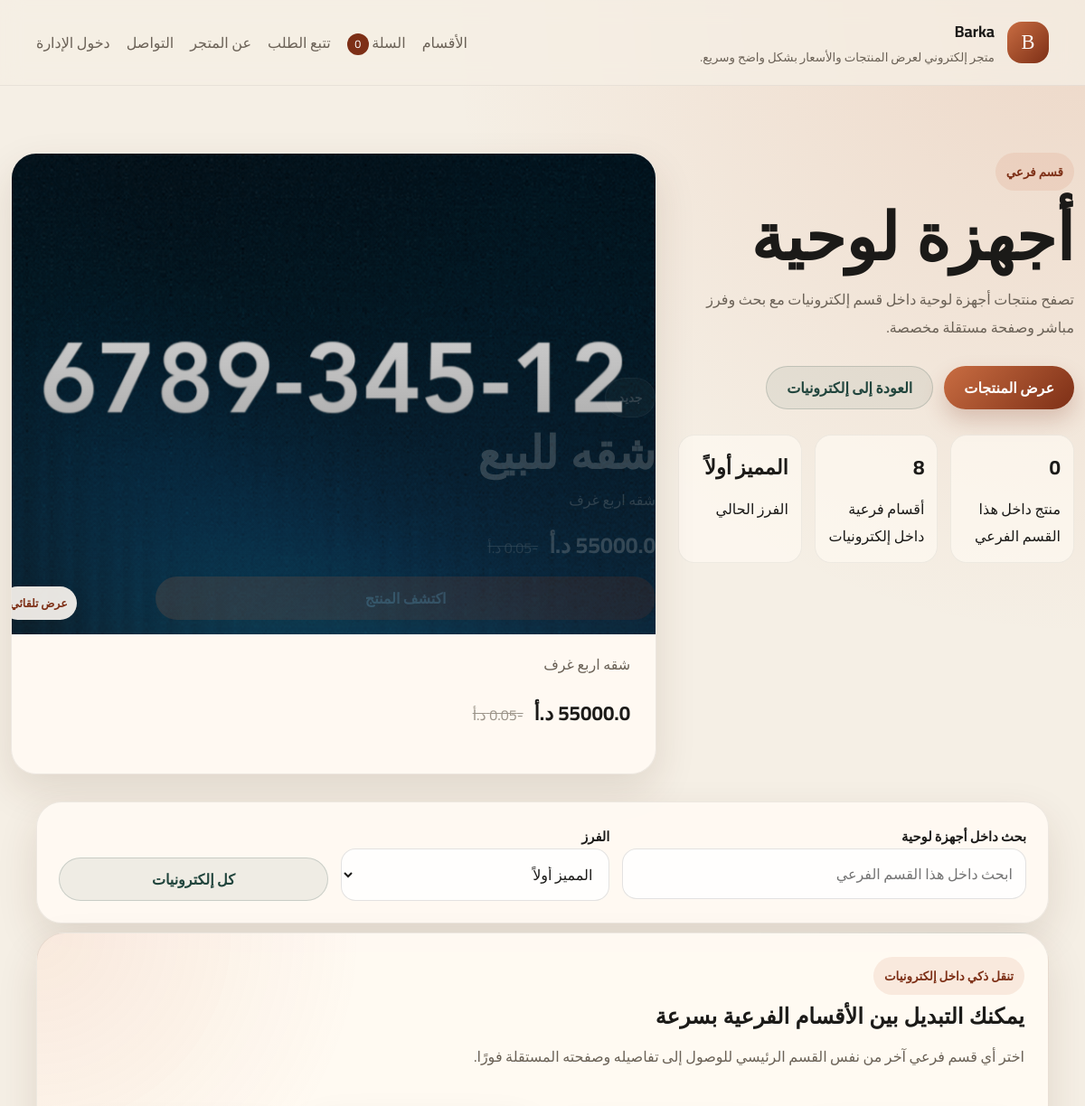
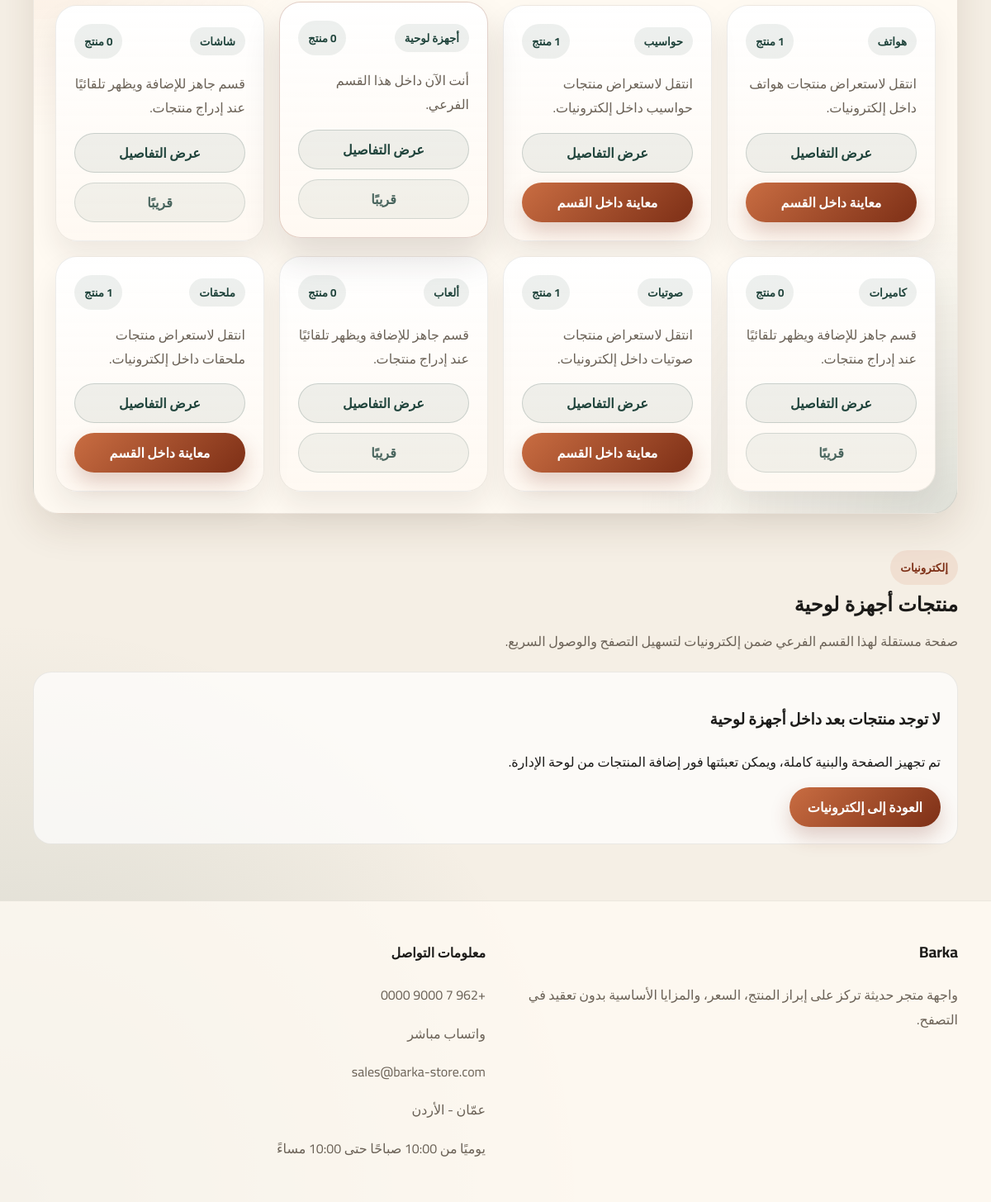
Screenshot of /department/electronics/subcategory/أجهزة-لوحية with the database file from the repository (2 pictures, top to bottom).
### tables this page shows
CREATE TABLE product_images (
            id INTEGER PRIMARY KEY AUTOINCREMENT,
            product_id INTEGER NOT NULL,
            image_path TEXT NOT NULL,
            sort_order INTEGER NOT NULL DEFAULT 0,
            created_at TIMESTAMP DEFAULT CURRENT_TIMESTAMP, kicker TEXT NOT NULL DEFAULT '', title TEXT NOT NULL DEFAULT '', body TEXT NOT NULL DEFAULT '', cta_label TEXT NOT NULL DEFAULT '', cta_url TEXT NOT NULL DEFAULT '',
            FOREIGN KEY(product_id) REFERENCES products(id) ON DELETE CASCADE
        );

CREATE TABLE products (
            id INTEGER PRIMARY KEY AUTOINCREMENT,
            slug TEXT UNIQUE NOT NULL,
            name TEXT NOT NULL,
            category TEXT NOT NULL,
            price REAL NOT NULL,
            old_price REAL NOT NULL,
            badge TEXT NOT NULL,
            rating REAL NOT NULL,
            stock TEXT NOT NULL,
            summary TEXT NOT NULL,
            description TEXT NOT NULL,
            features_json TEXT NOT NULL,
            is_featured INTEGER NOT NULL DEFAULT 0,
            created_at TIMESTAMP DEFAULT CURRENT_TIMESTAMP
        , image_path TEXT DEFAULT '', department TEXT NOT NULL DEFAULT 'electronics', subcategory TEXT NOT NULL DEFAULT '');

### app.py (the view)
@app.route("/department/<department_slug>/subcategory/<subcategory_slug>")
def subcategory_page(department_slug: str, subcategory_slug: str):
    department_info = DEPARTMENT_LOOKUP.get(department_slug)
    if department_info is None:
        abort(404)
    subcategory_info = get_subcategory_info(department_info, subcategory_slug)
    if subcategory_info is None:
        abort(404)
    listing_params = get_listing_params(default_department=department_slug)
    products = get_all_products(
        department=department_slug,
        subcategory=subcategory_info["name"],
        search_term=listing_params["search_term"],
        sort_key=listing_params["sort_key"],
    )
    featured_product = pick_highlight_product(products) or get_featured_product()
    return render_template(
        "subcategory.html",
        department_info=department_info,
        subcategory_info=subcategory_info,
        products=products,
        featured_product=featured_product,
        subcategory_cards=get_subcategory_cards(
            department_info,
            get_all_products(department=department_slug, sort_key=listing_params["sort_key"]),
        ),
        search_term=listing_params["search_term"],
        selected_sort=listing_params["sort_key"],
        store_metrics=get_store_metrics(products),
    )

### app.py (called while the page is built)
def get_db():
    if "db" not in g:
        g.db = sqlite3.connect(app.config["DATABASE"])
        g.db.row_factory = sqlite3.Row
    return g.db

def build_gallery_item(image_path: str, product, sort_order: int = 0, overrides=None):
    overrides = overrides or {}
    return {
        "image_path": image_path,
        "image_url": url_for("static", filename=f"uploads/products/{image_path}"),
        "kicker": overrides.get("kicker") or product.get("badge") or "منتج مميز",
        "title": overrides.get("title") or product.get("name") or "",
        "body": overrides.get("body") or product.get("summary") or product.get("description") or "",
        "cta_label": overrides.get("cta_label") or "اكتشف المنتج",
        "cta_url": overrides.get("cta_url") or url_for("product_details", slug=product["slug"]),
        "sort_order": sort_order,
    }

def get_product_gallery_items(product):
    rows = get_db().execute(
        "SELECT image_path, kicker, title, body, cta_label, cta_url, sort_order FROM product_images WHERE product_id = ? ORDER BY sort_order ASC, id ASC",
        (product["id"],),
    ).fetchall()
    gallery_items = []
    for row in rows:
        if not row["image_path"]:
            continue
        gallery_items.append(
            build_gallery_item(
                row["image_path"],
                product,
                sort_order=row["sort_order"],
                overrides=dict(row),
            )
        )
    return gallery_items

def row_to_product(row):
    if row is None:
        return None
    product = dict(row)
    product["features"] = json.loads(product.pop("features_json"))
    gallery_items = get_product_gallery_items(product)
    if not gallery_items and product.get("image_path"):
        gallery_items = [build_gallery_item(product["image_path"], product)]
    product["gallery_items"] = gallery_items
    product["image_paths"] = [item["image_path"] for item in gallery_items]
    product["image_urls"] = [item["image_url"] for item in gallery_items]
    product["image_url"] = get_product_image_url(product)
    product["gallery_count"] = len(product["image_urls"])
    return product

def get_product_image_url(product):
    image_paths = product.get("image_paths") or []
    image_path = image_paths[0] if image_paths else (product.get("image_path") or "")
    if image_path:
        return url_for("static", filename=f"uploads/products/{image_path}")
    return url_for("product_placeholder_image", slug=product["slug"])

### templates/subcategory.html (shortened to what this page needs)
{% extends "base.html" %}
{% block content %}
<section class="hero-section department-hero subcategory-hero cinematic-hero">
    {% set hero_slide = featured_product.gallery_items[0] if featured_product.gallery_items else none %}
    <div class="shell hero-grid">
        <div class="hero-copy">
            <span class="eyebrow">قسم فرعي</span>
            <h1>{{ subcategory_info.name }}</h1>
            <p>تصفح منتجات {{ subcategory_info.name }} داخل قسم {{ department_info.name }} مع بحث وفرز مباشر وصفحة مستقلة مخصصة.</p>
            <div class="hero-actions">
                <a class="btn btn-primary" href="#subcategory-products">عرض المنتجات</a>
                <a class="btn btn-secondary" href="{{ url_for('department_page', department_slug=department_info.slug) }}">العودة إلى {{ department_info.name }}</a>
            </div>
            <div class="hero-stats">
                <div>
                    <strong>{{ store_metrics.product_count }}</strong>
                    <span>منتج داخل هذا القسم الفرعي</span>
                </div>
                <div>
                    <strong>{{ department_info.subcategories|length }}</strong>
                    <span>أقسام فرعية داخل {{ department_info.name }}</span>
                </div>
                <div>
                    <strong>{{ selected_sort and sort_options[selected_sort].label or sort_options['featured'].label }}</strong>
                    <span>الفرز الحالي</span>
                </div>
            </div>
        </div>
        <div class="hero-panel hero-panel-cinematic">
            <div class="hero-panel-media {% if featured_product.image_urls|length > 1 %}has-card-slider hero-media-slider{% endif %}" {% if featured_product.image_urls|length > 1 %}data-card-gallery data-interval="2800"{% endif %}>
                {% if featured_product.image_urls|length > 1 %}
                    {% for gallery_item in featured_product.gallery_items %}
                    <img src="{{ gallery_item.image_url }}" alt="{{ featured_product.name }} {{ loop.index }}" class="product-image card-gallery-image {% if loop.first %}is-active{% endif %}" loading="eager" data-card-image data-slide-kicker="{{ gallery_item.kicker }}" data-slide-title="{{ gallery_item.title }}" data-slide-body="{{ gallery_item.body }}" data-slide-price="{{ featured_product.price }} {{ store.currency }}" data-slide-old-price="{{ featured_product.old_price }} {{ store.currency }}" data-slide-cta-label="{{ gallery_item.cta_label }}" data-slide-cta-url="{{ gallery_item.cta_url }}">
                    {% endfor %}
                    <span class="card-gallery-badge hero-gallery-badge">عرض تلقائي</span>
                {% else %}
                <img src="{{ featured_product.image_url }}" alt="{{ featured_product.name }}" class="product-image" loading="eager">
                {% endif %}
                <div class="hero-media-copy">
                    <span class="hero-media-kicker" data-hero-kicker>{{ hero_slide.kicker if hero_slide else featured_product.badge }}</span>
                    <h2 data-hero-title>{{ hero_slide.title if hero_slide else featured_product.name }}</h2>
                    <p data-hero-body>{{ hero_slide.body if hero_slide else featured_product.summary }}</p>
                    <div class="hero-media-meta">
                        <strong data-hero-price>{{ featured_product.price }} {{ store.currency }}</strong>
                        <span data-hero-old-price>{{ featured_product.old_price }} {{ store.currency }}</span>
                    </div>
                    <a class="btn btn-primary" href="{{ hero_slide.cta_url if hero_slide else url_for('product_details', slug=featured_product.slug) }}" data-hero-cta>{{ hero_slide.cta_label if hero_slide else 'عرض المنتج' }}</a>
                </div>
            </div>
            <p>{{ featured_product.summary }}</p>
            <div class="price-row">
                <strong>{{ featured_product.price }} {{ store.currency }}</strong>
                <span>{{ featured_product.old_price }} {{ store.currency }}</span>
            </div>
        </div>
    </div>
</section>
<section class="catalog-tools shell">
    <form action="{{ url_for('subcategory_page', department_slug=department_info.slug, subcategory_slug=subcategory_info.slug) }}" method="get" class="search-panel">
        <div class="search-grid department-search-grid">
            <div>
                <label class="field-label" for="q">بحث داخل {{ subcategory_info.name }}</label>
                <input class="text-input" id="q" name="q" value="{{ search_term }}" placeholder="ابحث داخل هذا القسم الفرعي">
            </div>
            <div>
                <label class="field-label" for="sort">الفرز</label>
                <select class="text-input" id="sort" name="sort">
                    {% for sort_key, sort_option in sort_options.items() %}
                    <option value="{{ sort_key }}" {% if selected_sort == sort_key %}selected{% endif %}>{{ sort_option.label }}</option>
                    {% endfor %}
                </select>
            </div>
            <div class="subcat-nav-actions">
                <a class="btn btn-secondary wide" href="{{ url_for('department_page', department_slug=department_info.slug) }}">كل {{ department_info.name }}</a>
            </div>
        </div>
    </form>
</section>
<section class="catalog-tools shell">
    <div class="catalog-explorer subcategory-explorer">
        <div class="section-heading small catalog-explorer-heading">
            <span>تنقل ذكي داخل {{ department_info.name }}</span>
            <h2>يمكنك التبديل بين الأقسام الفرعية بسرعة</h2>
            <p>اختر أي قسم فرعي آخر من نفس القسم الرئيسي للوصول إلى تفاصيله وصفحته المستقلة فورًا.</p>
        </div>
        <div class="catalog-explorer-grid subcategory-explorer-grid">
            {% for card in subcategory_cards %}
            <article class="explorer-card subcategory-card {% if subcategory_info.name == card.name %}is-selected{% endif %}">
                <div class="explorer-card-top">
                    <span class="explorer-kicker">{{ card.name }}</span>
                    <span class="directory-count">{{ card.count }} منتج</span>
                </div>
                <p>{% if subcategory_info.name == card.name %}أنت الآن داخل هذا القسم الفرعي.{% elif card.count %}انتقل لاستعراض منتجات {{ card.name }} داخل {{ department_info.name }}.{% else %}قسم جاهز للإضافة ويظهر تلقائيًا عند إدراج منتجات.{% endif %}</p>
                <div class="explorer-actions">
                    <a class="btn btn-secondary" href="{{ url_for('subcategory_page', department_slug=department_info.slug, subcategory_slug=card.slug) }}">عرض التفاصيل</a>
                    {% if card.count %}
                    <a class="btn btn-primary" href="{{ url_for('department_page', department_slug=department_info.slug, subcategory=card.name) }}#department-products">معاينة داخل القسم</a>
                    {% else %}
                    <span class="btn btn-secondary btn-static">قريبًا</span>
                    {% endif %}
                </div>
            </article>
            {% endfor %}
        </div>
    </div>
</section>
<section class="catalog-section shell" id="subcategory-products">
    <div class="section-heading">
        <span>{{ department_info.name }}</span>
        <h2>منتجات {{ subcategory_info.name }}</h2>
        <p>صفحة مستقلة لهذا القسم الفرعي ضمن {{ department_info.name }} لتسهيل التصفح والوصول السريع.</p>
    </div>
    {% if products %}
    <div class="catalog-grid">
        {% for product in products %}
        <article class="product-card">
            <a class="product-media {% if product.image_urls|length > 1 %}has-card-slider{% endif %}" href="{{ url_for('product_details', slug=product.slug) }}" {% if product.image_urls|length > 1 %}data-card-gallery data-interval="3200"{% endif %}>
                {% if product.image_urls|length > 1 %}
                    {% for image_url in product.image_urls %}
                    <img src="{{ image_url }}" alt="{{ product.name }} {{ loop.index }}" class="product-image card-gallery-image {% if loop.first %}is-active{% endif %}" loading="lazy" data-card-image>
                    {% endfor %}
                    <span class="card-gallery-badge">{{ product.gallery_count }} صور</span>
                {% else %}
                <img src="{{ product.image_url }}" alt="{{ product.name }}" class="product-image" loading="lazy">
                {% endif %}
            </a>
            <span class="product-badge">{{ product.badge }}</span>
            <div class="product-meta">
                <span>{{ department_info.name }}</span>
                <span>{{ subcategory_info.name }}</span>
                <span>{{ product.stock }}</span>
            </div>
            <h3>{{ product.name }}</h3>
            <p>{{ product.summary }}</p>
            <div class="price-row compact">
                <strong>{{ product.price }} {{ store.currency }}</strong>
                <span>{{ product.old_price }} {{ store.currency }}</span>
            </div>
            <div class="card-actions">
                <a class="card-link" href="{{ url_for('product_details', slug=product.slug) }}">عرض المنتج</a>
                <form action="{{ url_for('add_to_cart', product_id=product.id) }}" method="post" class="inline-form">
                    <button type="submit" class="btn btn-secondary">أضف للسلة</button>
                </form>
            </div>
        </article>
        {% endfor %}
    </div>
    {% else %}
    <div class="empty-state">
        <h3>لا توجد منتجات بعد داخل {{ subcategory_info.name }}</h3>
        <p>تم تجهيز الصفحة والبنية كاملة، ويمكن تعبئتها فور إضافة المنتجات من لوحة الإدارة.</p>
        <a class="btn btn-primary" href="{{ url_for('department_page', department_slug=department_info.slug) }}">العودة إلى {{ department_info.name }}</a>
    </div>
    {% endif %}
</section>
{% endblock %}

### rows the page displays
products: summary "شقه اربع غرف", old_price "-0.05"
products: name "هواتف", count "1", name "إلكترونيات"
products: name "حواسيب", count "1", name "إلكترونيات"
products: name "صوتيات", count "1", name "إلكترونيات"
products: name "ملحقات", count "1", name "إلكترونيات"

### other values shown
{{ store.name }} "Barka"
{{ store.tagline }} "متجر إلكتروني لعرض المنتجات والأسعار بشكل واضح وسريع."
{{ cart_summary.count }} "0"
{{ subcategory_info.name }} "أجهزة لوحية"
{{ department_info.name }} "إلكترونيات"
{{ store_metrics.product_count }} "0"
{{ department_info.subcategories|length }} "8"
{{ store.currency }} "د.أ"
{{ card.name }} "أجهزة لوحية" "شاشات" "كاميرات" "ألعاب"
{{ card.count }} "0" "0" "0" "0"
{{ store.description }} "واجهة متجر حديثة تركز على إبراز المنتج، السعر، والمزايا الأساسية بدون تعقيد في التصفح."
{{ store.phone }} "+962 7 9000 0000"
{{ store.email }} "sales@barka-store.com"
{{ store.address }} "عمّان - الأردن"
{{ store.support_hours }} "يوميًا من 10:00 صباحًا حتى 10:00 مساءً"
